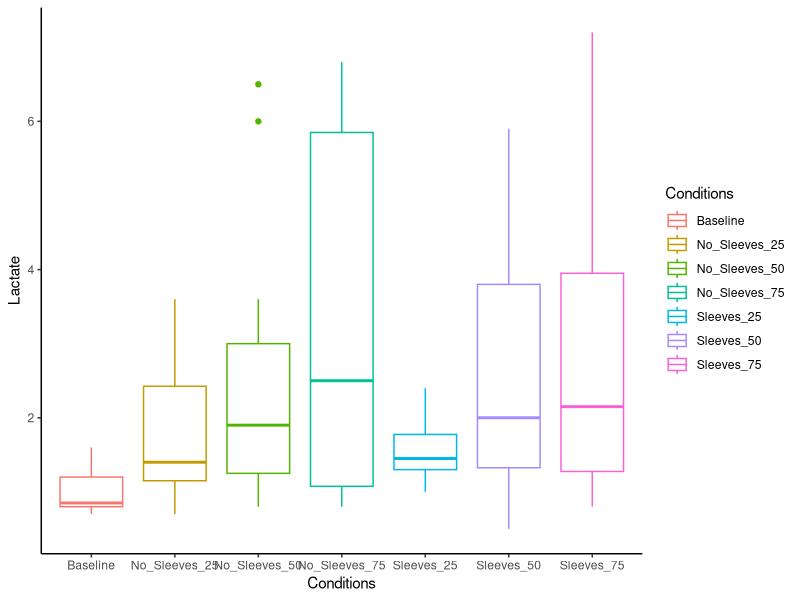

Source code (R): (Note: this script raises an error after producing the figure.)
library(readxl)
Sleeves <- read_excel("Sleeves.xlsx", sheet = "Data_sheet")
View(Sleeves)
attach(Sleeves)
library(dplyr)

library(ggplot2)
Sleeves %>% ggplot(aes(Conditions, Lactate, color=Conditions ))+
  theme_classic() + geom_boxplot()

library(lmerTest)
library(lme4)
#General Linear Mixed models
lmModel = glmer(Lactate ~ Conditions + (1|ID),
               data=Sleeves, REML=TRUE)
summary(lmModel)
# mixed model
anova(lmModel)
#test of the random effects in the model
rand(lmModel)

library(kableExtra)
library(rstatix)
library(coin)
pwc <- Sleeves %>% wilcox_test(Lactate ~ Conditions, paired = T,
                  p.adjust.method	= "none")
pwc %>% kable()%>%
  kable_classic_2(full_width = F)

# Effect size Cohen's D with Hedge's g correction for small sample size
effect <- Sleeves  %>% wilcox_effsize(Lactate ~ Conditions,
                                    paired = TRUE)
effect %>% kable()%>%
  kable_classic_2(full_width = F)
